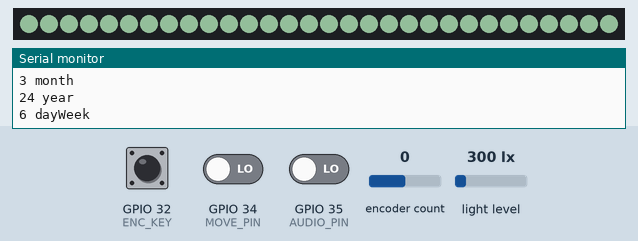
The program below on a simulated ESP32. On the bench: 30 RGB LEDs in strip order, left to right, the last lines printed to the serial monitor. The test bench sets the inputs (shaded band); at power-on: GPIO 35 (AUDIO_PIN) LOW, light level 300 lx, GPIO 34 (MOVE_PIN) LOW, GPIO 32 (ENC_KEY) HIGH, encoder count 0. Dim RGB values are drawn brighter than linear; WiFi joins after 1.5 s; servers stay silent unless stated; the local clock reads 2024-03-15 10:24:30 at power-on unless the program sets it.

Above: at 3.2 s.
3.3 s: GPIO 35 (AUDIO_PIN) driven HIGH
5.4 s: light level set to 109 lx
8.4 s: light level set to 88 lx
9.9 s: GPIO 34 (MOVE_PIN) driven HIGH
12.9 s: GPIO 34 (MOVE_PIN) driven LOW
15.9 s: GPIO 35 (AUDIO_PIN) driven LOW
At 15.9 s:
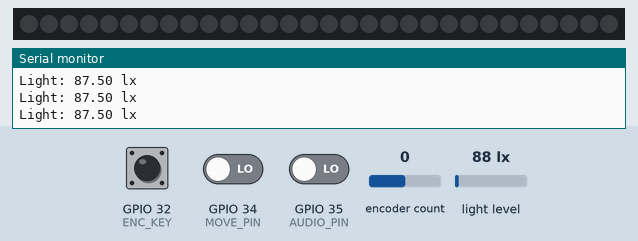

The program:

main.cpp
```cpp
#include <Arduino.h>
#include <Adafruit_NeoPixel.h> // Led Strip
#include <GyverNTP.h>          // NTP
#include <WiFi.h>              // Wi-Fi
#include <Preferences.h>       // Preferences
#include <GyverEncoder.h>      // Encoder

#include <Wire.h>   // I2C
#include <BH1750.h> // Light sensor
#include <uRTCLib.h> // Time sensor

#define _DEBUG

#ifdef _DEBUG
#define PRINT(x) Serial.print(x)
#define PRINTLN(x) Serial.println(x)
#endif

#define LED_PIN 26        // пин подключения адресной ленты
#define NUM_PIXELS 30     // количество светодиодов на ленте
#define ENC_S1 25         // пин датчика 1 на энкодере
#define ENC_S2 33         // пин датчика 2 на энкодере
#define ENC_KEY 32        // пин кнопки энкодера
#define AUDIO_PIN 35      // пин подключения датчика звука
#define MOVE_PIN 34       // пин подключения датчика движения
#define SERIAL_TIMEOUT 10 // ms
#define TIMEZONE_GMT 5    // sec (+5 часов)

Preferences preferences;                                               // создание объекта да Использование flash-памяти
WiFiClass WiFi;                                                        // создание объекта WiFi Класса
GyverNTP ntp(TIMEZONE_GMT);                                            // создание объекта ntp сервера для получения реального времени
uRTCLib rtc(0x68);                                                     // создание объекта для подлючение rtc датчика
BH1750 lightMeter(0x23);                                               // создание объекта для подлючение люксометра 0x23 при низком уровне на пине ADDR и 0x5C при высоком
Encoder enc1(ENC_S2, ENC_S1, ENC_KEY);                                 // создание объекта энкодера
Adafruit_NeoPixel NeoPixel(NUM_PIXELS, LED_PIN, NEO_GRB + NEO_KHZ800); // создание объекта сетодиодной ленты

TaskHandle_t Task1;

u_int8_t hue = 127;        // централтьное положение крутилки и обычный белый свет
u_int8_t buff_color = 0;   // буфер который преобразовывет map(hue, 0, 255, 190, 255);
u_int8_t brightness = 127; // яркость света
u_int8_t temperature = 0;  // температура света

u_int64_t Timer0 = 0; // переменная для задержки датчика движения
u_int64_t Timer1 = 0; // переменная для задержки звукового датчика
u_int64_t Timer2 = 0; // переменная для задержки кнопки энкодера

bool manual = false; // отвечает за ручнуюю или автоматическую настройку
bool flag = false;   // флаг включения ленты
bool wifi_connect_status = false;

char ssid[20] = ""; // настройка wi-fi
char pass[64] = ""; // пароль wi-fi

u_int8_t red, green, blue;

void wifi_settings(void)
{
    Serial.println(F("======================================"));
    Serial.println(F("Setup Wi-Fi credentials:"));

    // Структура credentials для хранения SSID и пароля
    // credentials
    // {
    // ssid:"ssid"
    // pass:"password"
    // }

    // if (!Serial.available())
    //{
    // for (;;)
    //{
    // if (!!Serial.available())
    //{
    //    Serial.print(F("Set SSID: "));
    //    Serial.readBytesUntil('\n', ssid, 20);

    //    Serial.print(F("Set Password: "));
    //    Serial.readBytesUntil('\n', pass, 64);
    //}
    // if (strlen(ssid) > 0 && strlen(pass) > 0)
    //{
    //    break;
    //}
    //}
    Serial.print(F("Saving SSID and Password in flash memory: "));

    // Сохранение настроек в флеш-память
    preferences.begin("credentials", false);
    preferences.putBytes("ssid", ssid, 20);
    preferences.putBytes("pass", pass, 64);
    Serial.println(F("Done"));
    //}
    // else
    //{
    Serial.println(F("No data received"));
    //}
    Serial.println(F("======================================"));
}

void wifi_connect(void)
{
    Serial.println(F("Data"));
    Serial.println(ssid);
    Serial.println(pass);

    // Если ssid или pass не заданы, то выводим сообщение об этом и вызываем функцию wifi_settings
    if (ssid == pass)
    {
        Serial.println(F("No values saved for ssid or password"));
        wifi_settings();
    }

    // Подключаемся к WiFi сети
    Serial.print(F("Connecting to: "));
    Serial.println(ssid);

    WiFi.begin(ssid, pass);
    // Ожидаем подключения к WiFi сети
    for (u_int8_t i = 0; i <= 10; i++)
    {
        if (WiFi.status() != WL_CONNECTED)
        {
            Serial.print('.');
            delay(1000);
        }
    }
    wifi_connect_status = true;
    // Если не удалось подключиться к WiFi сети, то выводим сообщение об этом и вызываем функцию wifi_settings
    if (WiFi.status() != WL_CONNECTED)
    {
        wifi_connect_status = false;
        Serial.println(F("WiFi connection failed"));
        wifi_settings();
    }

    Serial.println(WiFi.localIP());
}

void setup_datetime(void)
{
    ntp.tick();
    ntp.updateNow();
    rtc.refresh();

    uint8_t second = ntp.second();   // получить секунды
    uint8_t minute = ntp.minute();   // получить минуты
    uint8_t hour = ntp.hour();       // получить часы
    uint8_t day = ntp.day();         // получить день месяца
    uint8_t month = ntp.month();     // получить месяц
    uint16_t year = ntp.year();      // получить год
    uint8_t dayWeek = ntp.dayWeek(); // получить день недели (пн.. вс = 1.. 7)

    PRINTLN(F("NTP time"));
    PRINT(second);
    PRINTLN(" sec");
    PRINT(minute);
    PRINTLN(" min");
    PRINT(hour);
    PRINTLN(" h");
    PRINT(day);
    PRINTLN(" days");
    PRINT(month);
    PRINTLN(" month");
    PRINT(year);
    PRINTLN(" year");
    PRINT(dayWeek);
    PRINTLN(" dayWeek");

    // DS3231 seconds, minutes, hours, day, date, month, year
    rtc.set(second, minute, hour, dayWeek, day, month, year - 2000);

    PRINTLN(F("RTC time"));
    PRINT(rtc.second());
    PRINTLN(" sec");
    PRINT(rtc.minute());
    PRINTLN(" min");
    PRINT(rtc.hour());
    PRINTLN(" h");
    PRINT(rtc.day());
    PRINTLN(" days");
    PRINT(rtc.month());
    PRINTLN(" month");
    PRINT(rtc.year());
    PRINTLN(" year");
    PRINT(rtc.dayOfWeek());
    PRINTLN(" dayWeek");
    // setModuleTime(0, 0, 0, 0, 0, 0, 0);
    WiFi.disconnect(true);
    WiFi.mode(WIFI_OFF);
}

void core1(void *)
{
    u_int8_t click_count = 0;
    u_int8_t move_count = 0;
    for (;;)
    {
        if (digitalRead(MOVE_PIN) && (millis() - Timer0) >= 3000)
        {
            Timer0 = millis();
            move_count++;
        }
        if (move_count >= 2)
        {
            flag = !flag;
            move_count = 0;
            PRINTLN(F("MOVE target"));
        }

        if (digitalRead(AUDIO_PIN) && (millis() - Timer1) >= 100)
        {
            Timer1 = millis();
            flag = !flag;
            PRINTLN(F("AUDIO target"));
        }
        enc1.tick(); // опрос энкодера

        if (enc1.isRight() && manual)
        {
            if (hue >= 255)
            {
                hue = 255;
            }
            else
            {
                hue++;
            }
            PRINTLN(hue);
            PRINT("r ");
            PRINTLN(red);
            PRINT("g ");
            PRINTLN(green);
            PRINT("b ");
            PRINTLN(blue);
        }

        if (enc1.isLeft() && manual)
        {
            if (hue <= 0)
            {
                hue = 0;
            }
            else
            {
                hue--;
            }
            PRINTLN(hue);
            PRINT("r ");
            PRINTLN(red);
            PRINT("g ");
            PRINTLN(green);
            PRINT("b ");
            PRINTLN(blue);
        }

        if (enc1.isClick())
        {
            click_count++;
            Timer2 = millis();
        }

        if ((millis() - Timer2) > 300)
        {
            Timer2 = millis();
            click_count = 0;
        }

        if (click_count >= 2)
        {
            click_count = 2;
            if (!manual)
            {
                manual = true;
                PRINTLN("MANUAL ON");
            }
        }
        if (click_count == 1)
        {
            if (manual)
            {
                manual = false;
                PRINTLN("MANUAL OFF");
            }
        }
        if (manual)
        {
            buff_color = map(hue, 0, 255, 190, 255);
        }
        else
        {
            buff_color = map(temperature, 0, 255, 190, 255);
        }

        red = map(buff_color, 128, 255, 1, 255);
        green = map(buff_color, 127, 255, 200, 120);
        blue = map(buff_color, 127, 255, 255, 0);

        delay(1);
    }
}

void setup()
{
    // Инициализация Serial
    Serial.begin(9600);
    Serial.println();
    // Инициализация I2C
    Wire.begin();
    // запуск сенсора света
    lightMeter.begin();
    // Установка таймаута для Serial
    Serial.setTimeout(SERIAL_TIMEOUT);
    // Инициализация WiFi
    wifi_connect();
    // Запуск клиента времени
    ntp.begin();
    // Обновление времени
    if (wifi_connect_status)
    {
        setup_datetime();
    }
    WiFi.disconnect(true);
    WiFi.mode(WIFI_OFF);
    // Запуск ленты
    NeoPixel.begin();
    NeoPixel.clear();

    // Инициализация энкодера
    pinMode(ENC_S1, INPUT);
    pinMode(ENC_S2, INPUT);
    pinMode(ENC_KEY, INPUT);
    pinMode(AUDIO_PIN, INPUT);
    pinMode(MOVE_PIN, INPUT);
    enc1.setType(TYPE2);

    xTaskCreatePinnedToCore(
        core1,
        "Task1",
        10000,
        NULL,
        1,
        &Task1,
        0);
}

void loop()
{
    if (flag)
    { // Выключение
        for (int pixel = 0; pixel <= NUM_PIXELS; pixel++)
        {
            NeoPixel.setPixelColor(pixel, NeoPixel.ColorHSV(hue * 257, 255, 0));
        }
        NeoPixel.show();
    }
    else
    { // Включение
        for (int pixel = 0; pixel <= NUM_PIXELS; pixel++)
        {
            NeoPixel.setPixelColor(pixel, NeoPixel.Color(red, green, blue));
        }
        NeoPixel.setBrightness(brightness);
        NeoPixel.show();
    }

    if (!manual)
    {
        rtc.refresh();
        float lux = 0;
        if (flag)
        {
            float lux = lightMeter.readLightLevel();
            PRINT("Light: ");
            PRINT(lux);
            PRINTLN(" lx");
        }

        if (lux < 150 && flag)
        {
            brightness = 255;
        }
        if (lux < 100 && flag)
        {
            brightness = 128;
        }
        if (lux > 200 && flag)
        {
            brightness = 64;
        }

        uint8_t hour = rtc.hour();   // получить часы
        uint8_t month = rtc.month(); // получить месяц

        switch (month)
        {
        case 12: // если зима
        case 1:
        case 2:
            if (hour > 17)
            {
                temperature = 255;
            }
            break;

        case 3: // если весна
        case 4:
        case 5:
            if (hour > 20)
            {
                temperature = 255;
            }
            break;
        case 6: // если лето
        case 7:
        case 8:
            if (hour > 22)
            {
                temperature = 255;
            }
            break;
        case 9: // если осень
        case 10:
        case 11:
            if (hour > 19)
            {
                temperature = 255;
            }
            break;

        default:
            break;
        }
    }
}
```
